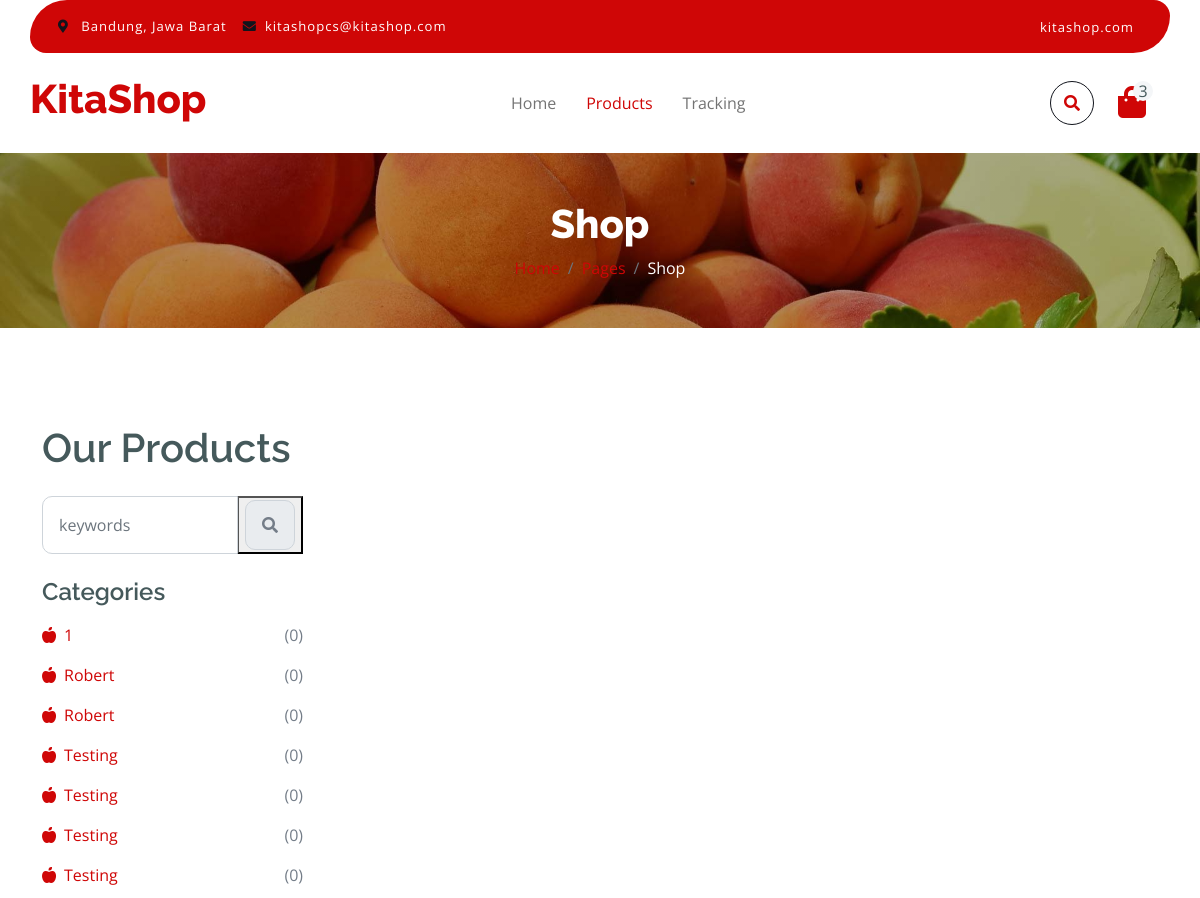
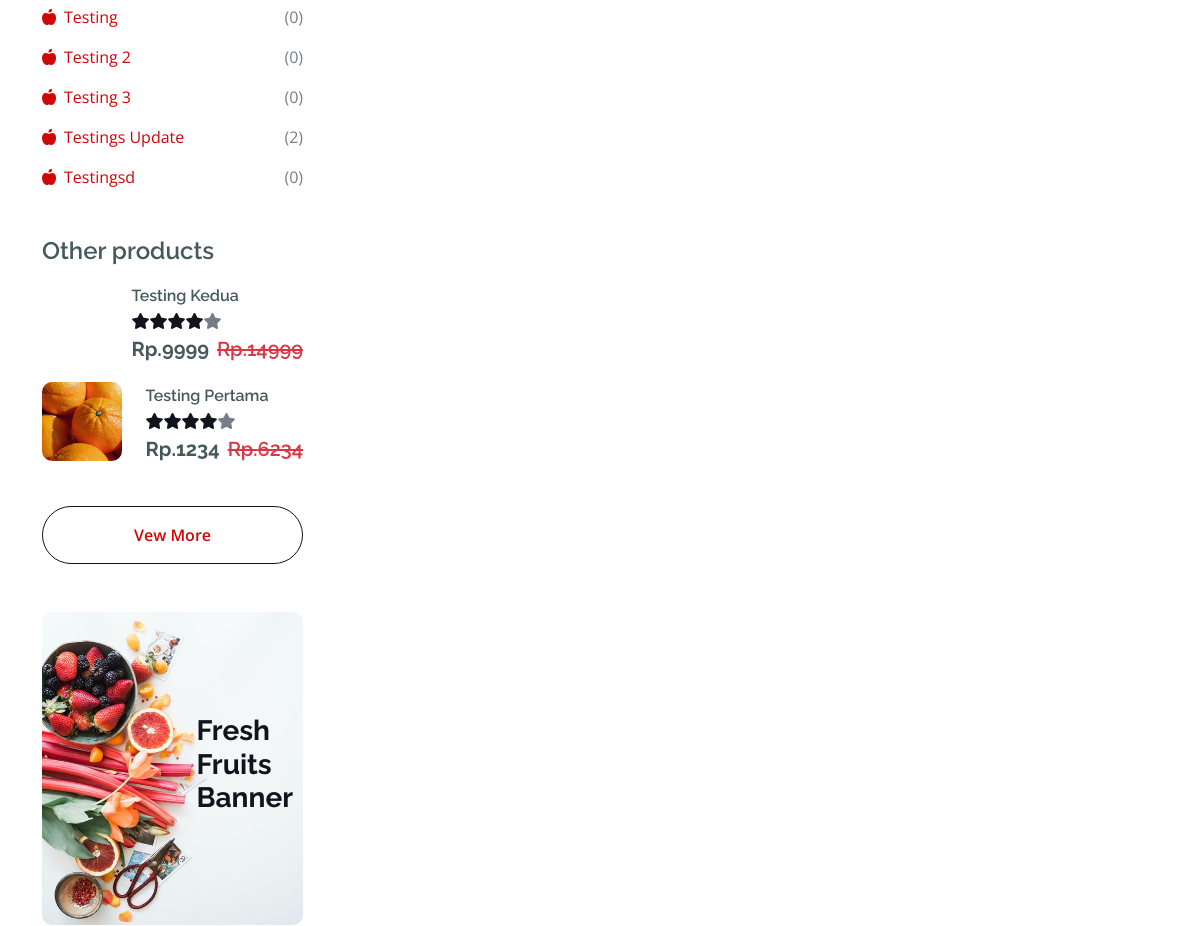
The page /search.php?keyword=Anggur (upper part) on the database as committed earlier (2 pictures, top to bottom).
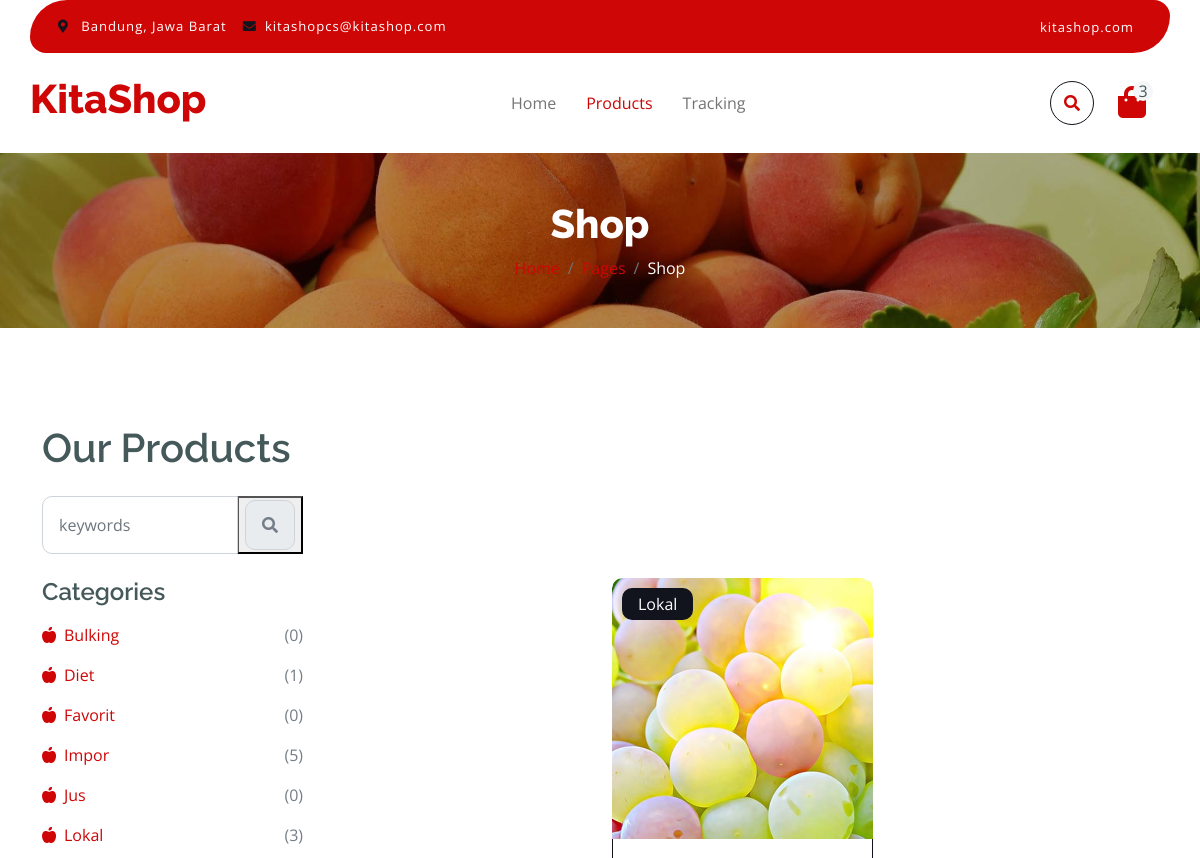
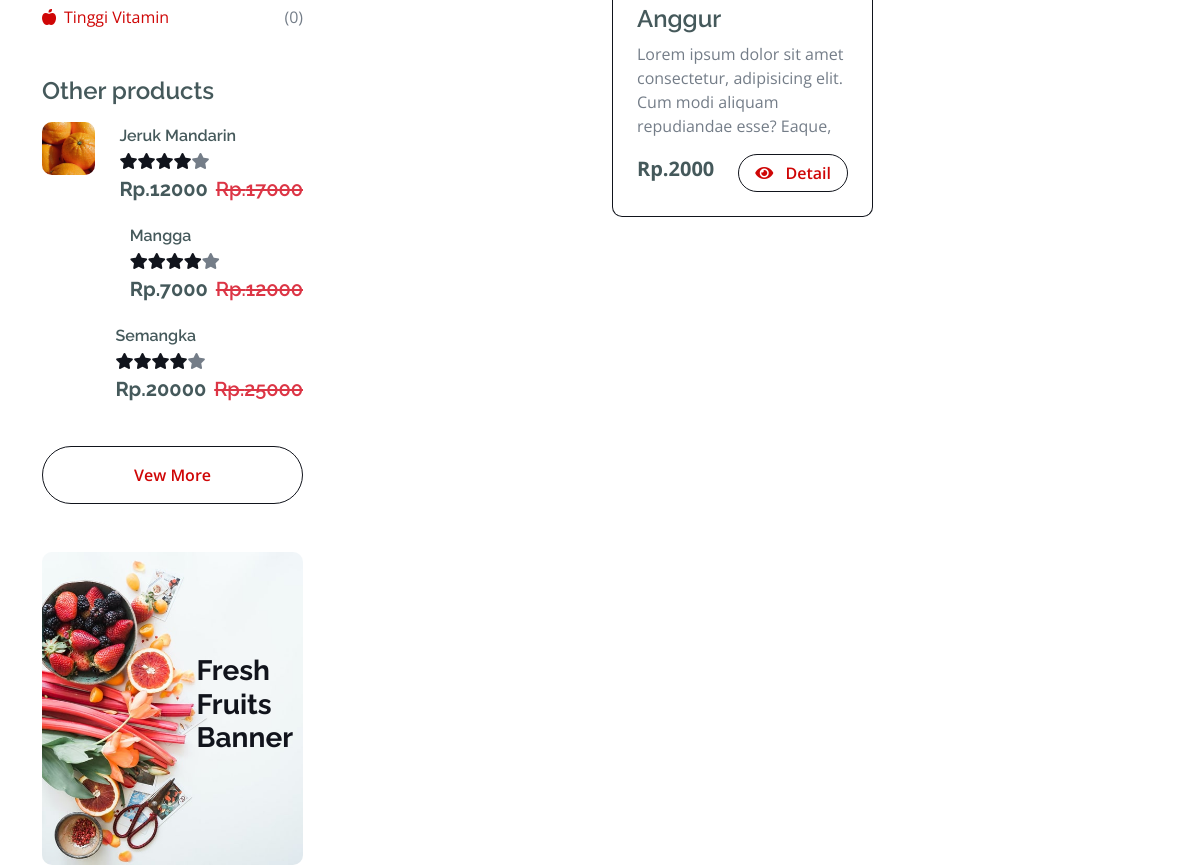
The same page on the database as committed later (2 pictures, top to bottom).
### tables this page shows
CREATE TABLE `category` (
  `category_id` int(11) NOT NULL,
  `category_name` varchar(23) NOT NULL
);

CREATE TABLE `product` (
  `product_id` int(11) NOT NULL,
  `product_name` varchar(56) NOT NULL,
  `product_pict` text NOT NULL,
  `product_description` text NOT NULL,
  `product_category` int(11) NOT NULL,
  `product_sub_category` int(11) DEFAULT NULL,
  `product_price` int(11) NOT NULL,
  `product_stock` int(11) NOT NULL,
  `product_status` int(2) NOT NULL
);

### function/search.php (called while the page is built)
<?php
require_once './config/database.php';
function read($keyword)
{
    global $conn;
    $query = "SELECT product_id, product_name, product_pict, product_description, product_category, product_price, category_name
              FROM product
              JOIN category ON product.product_category = category.category_id
              WHERE product_status = 1 AND product_name LIKE '%$keyword%' OR category_name LIKE '%$keyword%' OR product_description LIKE '%$keyword%'
              ORDER BY product_id DESC";
    $result = mysqli_query($conn, $query);
    $rows = [];
    while ($row = mysqli_fetch_assoc($result)) {
        $rows[] = $row;
    }
    return $rows;
}
function other()
{
    global $conn;
    $query = "SELECT product_id, product_name, product_pict, product_description, product_category, product_price, category_name FROM product JOIN category ON product.product_category = category.category_id WHERE product_status = 1 ORDER BY product_id DESC LIMIT 3";
    $result = mysqli_query($conn, $query);
    $rows = [];
    while ($row = mysqli_fetch_assoc($result)) {
        $rows[] = $row;
    }
    return $rows;
}
function category()
{
    global $conn;
    $query = "SELECT c.category_id, c.category_name, COUNT(p.product_id) AS total_product
              FROM category c
              LEFT JOIN product p ON p.product_category = c.category_id
              GROUP BY c.category_id, c.category_name
              ORDER BY c.category_name ASC";
    $result = mysqli_query($conn, $query);
    $rows = [];
    while ($row = mysqli_fetch_assoc($result)) {
        $rows[] = $row;
    }
    return $rows;
}

### search.php (the view, shortened to what the changed rows need)
<?php
require_once 'function/search.php';
?>
<!DOCTYPE html>
<html lang="en">
<?php
require_once 'layout/header.php';
?>
<body>
    <?php
    require_once 'layout/header.php';
    ?>
    <?php
    require_once 'layout/navbar.php';
    ?>
    <div class="container-fluid page-header py-5">
        <h1 class="text-center text-white display-6">Shop</h1>
    </div>
    <div class="container-fluid fruite py-5">
        <div class="container py-5">
            <h1 class="mb-4">Our Products</h1>
            <div class="row g-4">
                <div class="col-lg-12">
                    <div class="row g-4">
                        <div class="col-lg-3">
                            <div class="row g-4">
                                <div class="col-lg-12">
                                    <div class="mb-3">
                                        <ul class="list-unstyled fruite-categorie">
                                            <?php
                                            $rows = category();
                                            foreach ($rows as $row) {
                                            ?>
                                                <li>
                                                    <div class="d-flex justify-content-between fruite-name">
                                                        <a href="#"><i class="fas fa-apple-alt me-2"></i><?= $row['category_name']; ?></a>
                                                        <span>(<?= $row['total_product']; ?>)</span>
                                                    </div>
                                                </li>
                                            <?php } ?>
                                        </ul>
                                    </div>
                                </div>
                                <div class="col-lg-12">
                                    <?php
                                    $rows = other();
                                    foreach ($rows as $row) {
                                    ?>
                                        <div class="d-flex align-items-center justify-content-start">
                                            <div class="rounded me-4" style="width: 100px; height: 100px;">
                                                <img src="./assets/uploads/<?= $row['product_pict']; ?>" class="img-fluid rounded" alt="">
                                            </div>
                                            <div>
                                                <h6 class="mb-2"><?= $row['product_name']; ?></h6>
                                                <div class="d-flex mb-2">
                                                    <i class="fa fa-star text-secondary"></i>
                                                    <i class="fa fa-star text-secondary"></i>
                                                    <i class="fa fa-star text-secondary"></i>
                                                    <i class="fa fa-star text-secondary"></i>
                                                    <i class="fa fa-star"></i>
                                                </div>
                                                <div class="d-flex mb-2">
                                                    <h5 class="fw-bold me-2">Rp.<?= $row['product_price']; ?></h5>
                                                    <h5 class="text-danger text-decoration-line-through">Rp.<?= $row['product_price'] + 5000; ?></h5>
                                                </div>
                                            </div>
                                        </div>
                                    <?php } ?>
                                </div>
                            </div>
                        </div>
                        <div class="col-lg-9">
                            <div class="row g-4 justify-content-center">
                                <?php
                                $keyword = $_GET['keyword'];
                                $rows = read($keyword);
                                foreach ($rows as $row) {
                                ?>
                                    <div class="col-md-6 col-lg-6 col-xl-4">
                                        <div class="rounded position-relative fruite-item">
                                            <div class="fruite-img">
                                                <img src="./assets/uploads/<?= $row['product_pict']; ?>" class="img-fluid w-100 rounded-top" alt="">
                                            </div>
                                            <div class="text-white bg-secondary px-3 py-1 rounded position-absolute" style="top: 10px; left: 10px;"><?= $row['category_name']; ?></div>
                                            <div class="p-4 border border-secondary border-top-0 rounded-bottom">
                                                <h4><?= $row['product_name']; ?></h4>
                                                <p><?= substr($row['product_description'], 0, 100); ?></p>
                                                <div class="d-flex justify-content-between flex-lg-wrap">
                                                    <p class="text-dark fs-5 fw-bold mb-0">Rp.<?= $row['product_price']; ?></p>
                                                    <a href="detail.php?id=<?= $row['product_id']; ?>" class="btn border border-secondary rounded-pill px-3 text-primary"><i class="fa fa-eye me-2 text-primary"></i> Detail</a>
                                                </div>
                                            </div>
                                        </div>
                                    </div>
                                <?php } ?>
                            </div>
                        </div>
                    </div>
                </div>
            </div>
        </div>
    </div>
</body>
</html>

Rows that differ between the two databases and show on the page:
removed category: category_name "1", total_product "0"
removed category: category_name "Robert", total_product "0"
removed category: category_name "Robert", total_product "0"
removed category: category_name "Testing", total_product "0"
removed category: category_name "Testing", total_product "0"
removed category: category_name "Testing", total_product "0"
removed category: category_name "Testing", total_product "0"
removed category: category_name "Testing", total_product "0"
removed category: category_name "Testing 2", total_product "0"
removed category: category_name "Testing 3", total_product "0"
removed category: category_name "Testings Update", total_product "2"
removed category: category_name "Testingsd", total_product "0"
removed product: product_name "Testing Kedua", product_price "9999", $row['product_price'] + 5000 "14999", shown under "Other products"
removed product: product_pict (picture), product_name "Testing Pertama", product_price "1234", $row['product_price'] + 5000 "6234", shown under "Other products"
added category: category_name "Bulking", total_product "0"
added category: category_name "Diet", total_product "1"
added category: category_name "Favorit", total_product "0"
added category: category_name "Impor", total_product "5"
added category: category_name "Jus", total_product "0"
added category: category_name "Lokal", total_product "3"
added category: category_name "Tinggi Vitamin", total_product "0"
added product: product_pict (picture), product_name "Jeruk Mandarin", product_price "12000", $row['product_price'] + 5000 "17000", shown under "Other products"
added product: product_name "Mangga", product_price "7000", $row['product_price'] + 5000 "12000", shown under "Other products"
added product: product_name "Semangka", product_price "20000", $row['product_price'] + 5000 "25000", shown under "Other products"
added product: product_pict (picture), product_category.category_name "Lokal", product_name "Anggur", product_description "Lorem ipsum dolor sit amet consectetur, adipisicing elit. Cum modi aliquam repudiandae esse? Eaque,", product_price "2000", shown under "Fresh Fruits Banner"
